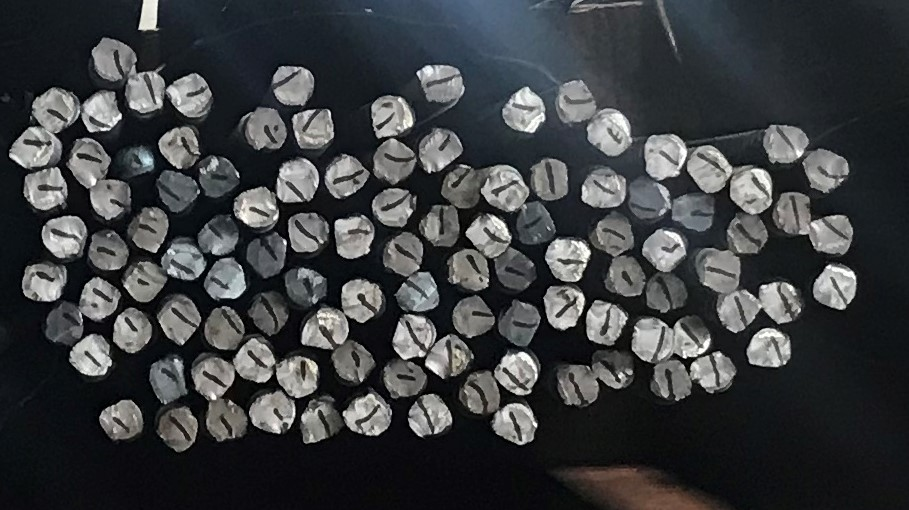
#> input picture Python scipts/IMG_23421.jpg, 909 x 510 px
$ python segmentation.py
#> lines starting #> are read from the running program, lines starting #| are printed output that depends on the picture; after the words box and inside, x2 and y2 are one past the last pixel; in counts of white or black regions, pixels touching at a corner belong together
import numpy as np
import cv2
import matplotlib.pyplot as plt

img_g=cv2.imread('IMG_23421.jpg',cv2.IMREAD_COLOR)
#> img_g is the input picture: shape (510, 909, 3); mean B, G, R 64.5, 62.3, 60
img=cv2.cvtColor(img_g,cv2.COLOR_BGR2GRAY)

kernel=np.ones((5,5),np.uint8)


ret,thresh=cv2.threshold(img,80,255,cv2.THRESH_BINARY)
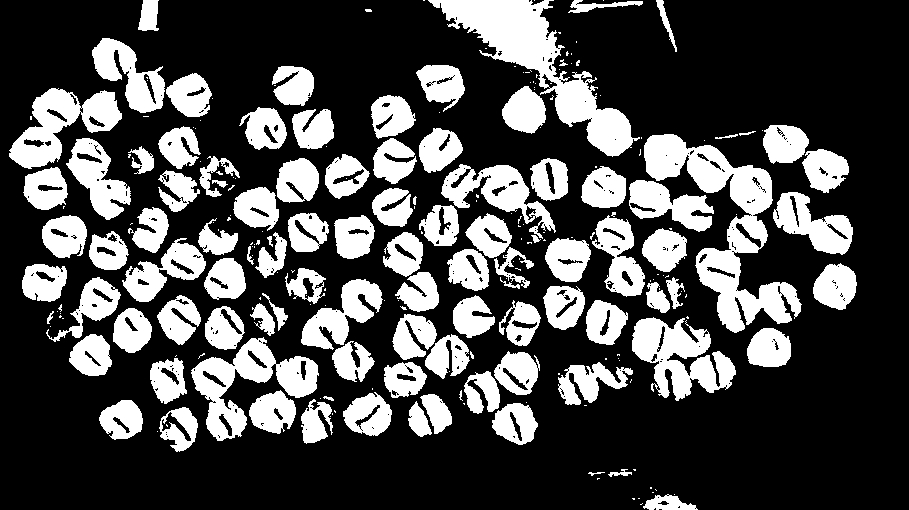
#> thresh: shape (510, 909); 29.1% white; 246 white regions (144 under 20 px), largest, box (x1, y1, x2, y2) and area: (644, 134, 802, 333) 9798, (428, 0, 640, 157) 9032, (191, 337, 319, 441) 4908
dilate=cv2.dilate(thresh,kernel,2)
#> dilate: shape (510, 909); 41.1% white; 37 white regions, largest, box (x1, y1, x2, y2) and area: (381, 0, 855, 439) 74315, (155, 291, 338, 446) 14840, (40, 213, 248, 304) 9500
ret,thresh1=cv2.threshold(dilate,127,255,cv2.THRESH_BINARY)

sure_bg = cv2.dilate(thresh1,kernel,iterations=3)
#> sure_bg: shape (510, 909); 59.2% white; 50 black regions (16 under 20 px), largest, box (x1, y1, x2, y2) and area: (0, 0, 909, 510) 153469, (138, 0, 592, 180) 28915, (749, 239, 817, 282) 1544
dist_transform = cv2.distanceTransform(thresh1,cv2.DIST_L1,3)
ret, sure_fg = cv2.threshold(dist_transform,0.03*dist_transform.max(),255,0)
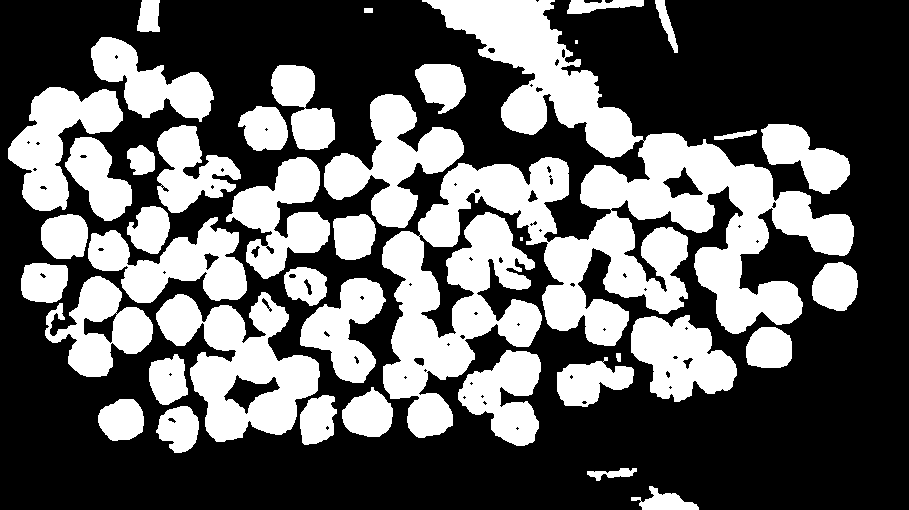
#> sure_fg: shape (510, 909) float32; 37.8% white; 41 white regions (2 under 20 px), largest, box (x1, y1, x2, y2) and area: (382, 0, 854, 438) 67348, (156, 292, 320, 442) 12326, (324, 94, 464, 228) 8064
#> ret = 1.44

sure_fg = np.uint8(sure_fg)
unknown = cv2.subtract(sure_bg,sure_fg)
#> unknown: shape (510, 909); 21.4% white; 72 white regions (53 under 20 px), largest, box (x1, y1, x2, y2) and area: (1, 0, 865, 460) 94283, (580, 461, 706, 510) 2131, (224, 375, 280, 414) 827

ret, markers = cv2.connectedComponents(sure_fg)
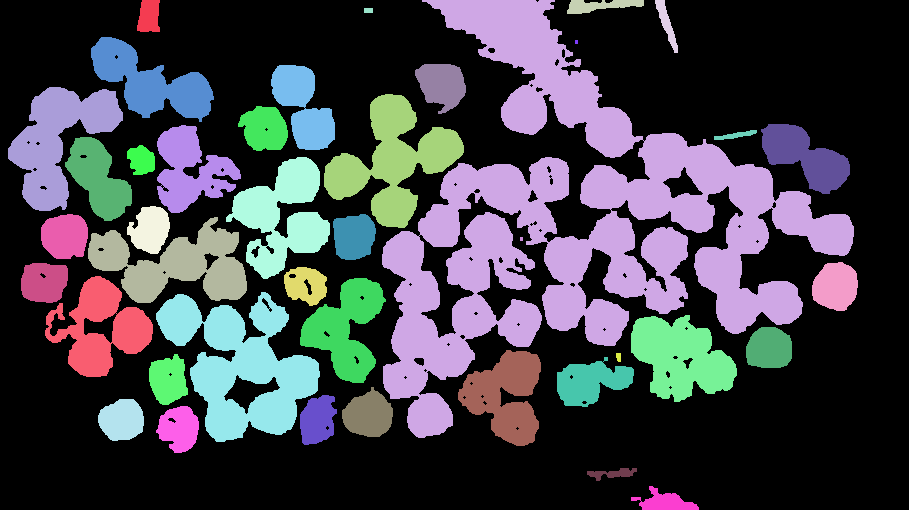
#> markers: shape (510, 909) int32; 42 distinct labels, from 0 to 41; one colour per label, 0 black
#> ret = 42
markers = markers+1
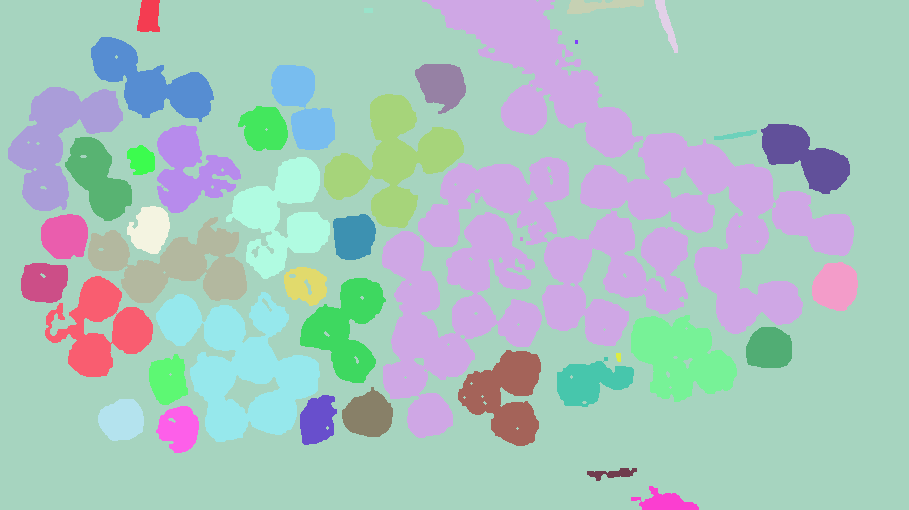
#> markers: shape (510, 909) int32; 42 distinct labels, from 1 to 42; one colour per label, 0 black
markers[unknown==255] = 0
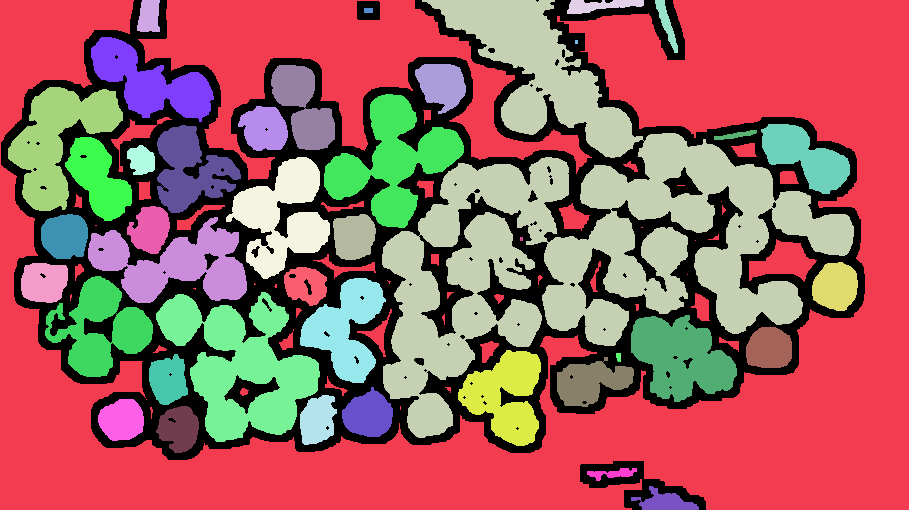
#> markers: shape (510, 909) int32; 43 distinct labels, from 0 to 42; one colour per label, 0 black

markers = cv2.watershed(img_g,markers)
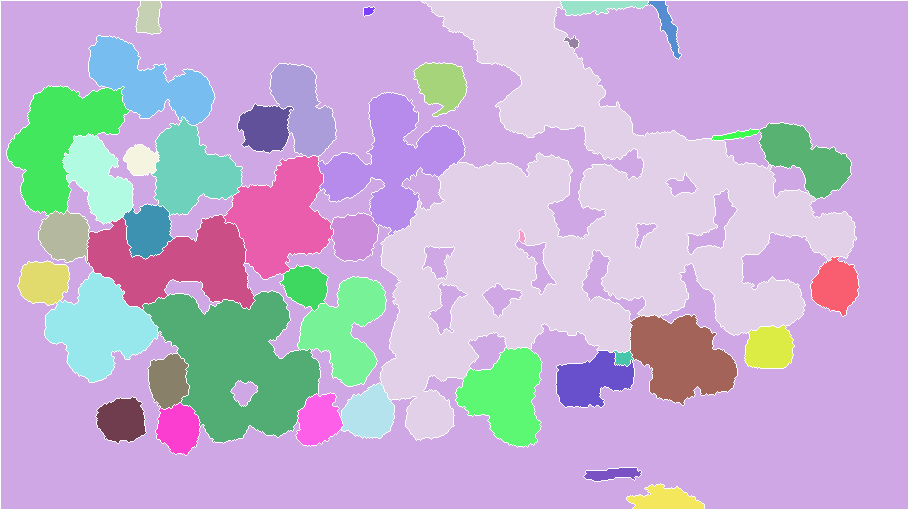
#> markers: shape (510, 909) int32; 43 distinct labels, from -1 to 42; one colour per label, 0 black, -1 white
img_g[markers == -1] = [255,0,0]
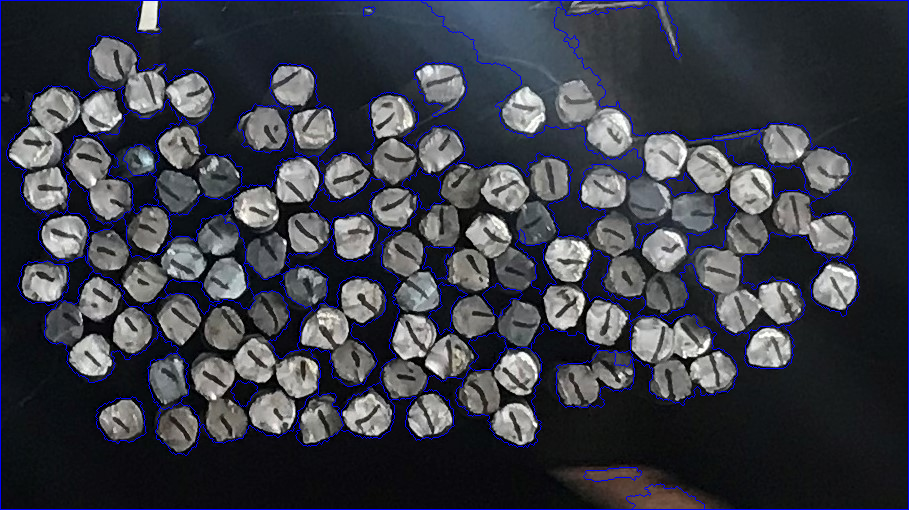
#> img_g: shape (510, 909, 3); 3.08% of pixels changed, all inside (x1, y1, x2, y2) = (0, 0, 909, 510)

plt.imshow(img_g, cmap='jet')
plt.show()

#cv2.namedWindow('figure',cv2.WINDOW_KEEPRATIO)
#cv2.imshow('figure',unknown)

$ run again, with Python scipts/IMG_231.JPG copied over Python scipts/IMG_23421.jpg
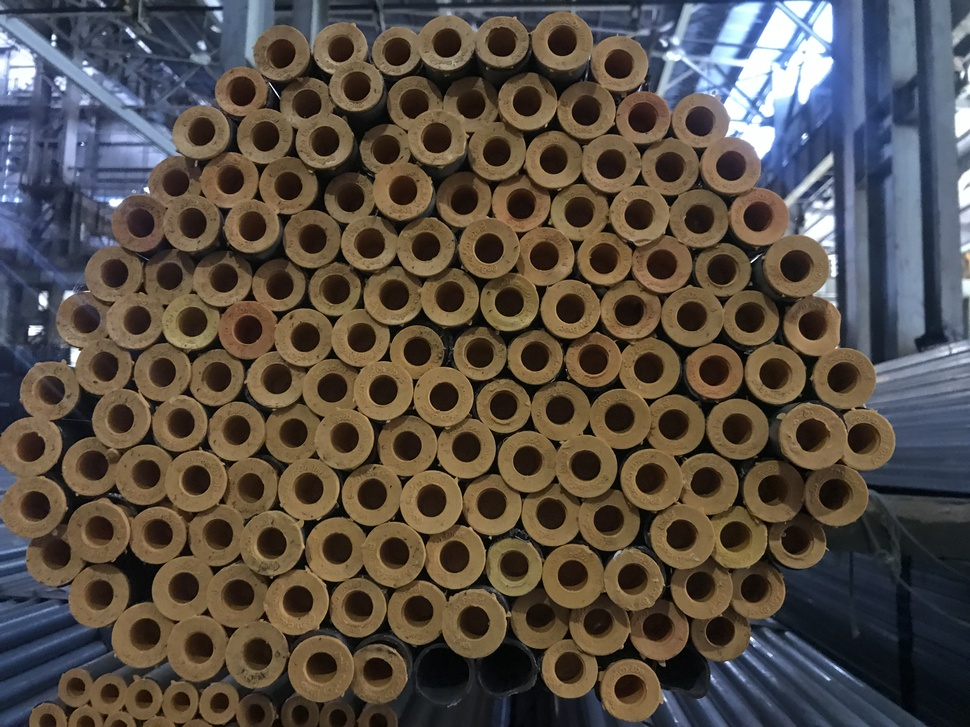
#> input picture Python scipts/IMG_231.JPG, 970 x 727 px, shrunk from 4032 x 3024 before the run
#> img_g is the input picture: shape (727, 970, 3); mean B, G, R 69.9, 77.9, 86.2
#> thresh: shape (727, 970); 52.7% white; 995 black regions (772 under 20 px), largest, box (x1, y1, x2, y2) and area: (0, 0, 970, 727) 168221, (0, 79, 119, 437) 14812, (854, 0, 949, 365) 14705
#> dilate: shape (727, 970); 69.6% white; 479 black regions (165 under 20 px), largest, box (x1, y1, x2, y2) and area: (646, 383, 970, 727) 52233, (231, 619, 675, 727) 18290, (856, 0, 947, 362) 10575
#> sure_bg: shape (727, 970); 90.9% white; 208 black regions (26 under 20 px), largest, box (x1, y1, x2, y2) and area: (782, 453, 970, 727) 32346, (249, 647, 610, 727) 11482, (763, 683, 845, 727) 1887
#> `ret, sure_fg = cv2.threshold(dist_transform,0.03*dist_transform.max(),..`: ret = 2.43
#> unknown: shape (727, 970); 31% white; 398 white regions (23 under 20 px), largest, box (x1, y1, x2, y2) and area: (627, 381, 970, 727) 22838, (854, 0, 949, 364) 12857, (0, 141, 111, 433) 9587
#> `ret, markers = cv2.connectedComponents(sure_fg)`:
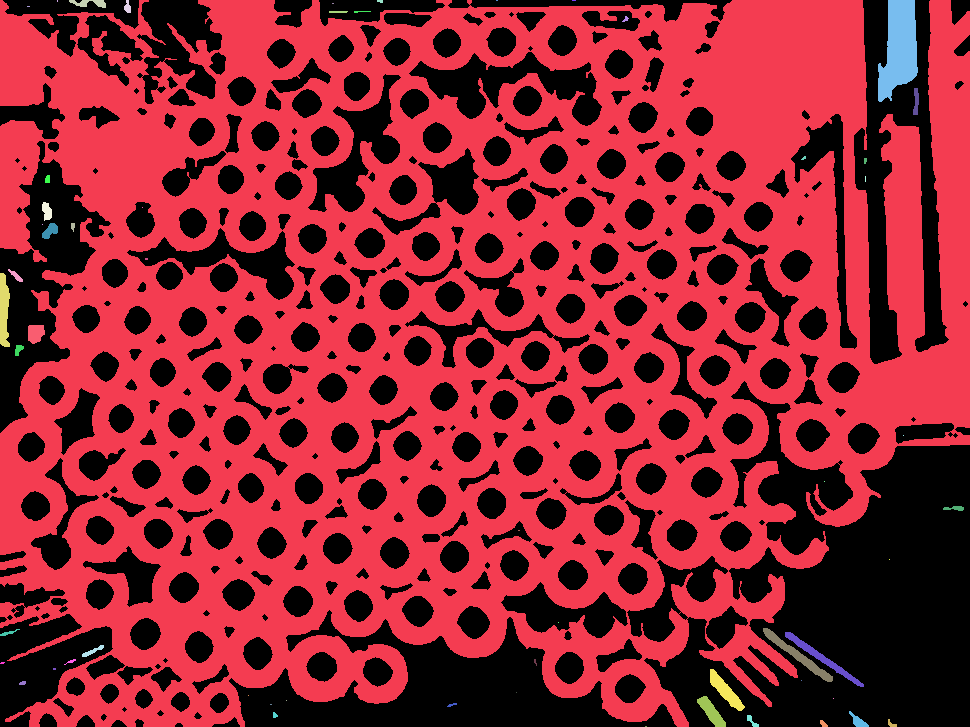
#> markers: shape (727, 970) int32; 59 distinct labels, from 0 to 58; one colour per label, 0 black
#> `ret, markers = cv2.connectedComponents(sure_fg)`: ret = 59
#> `img_g[markers == -1] = [255,0,0]`:
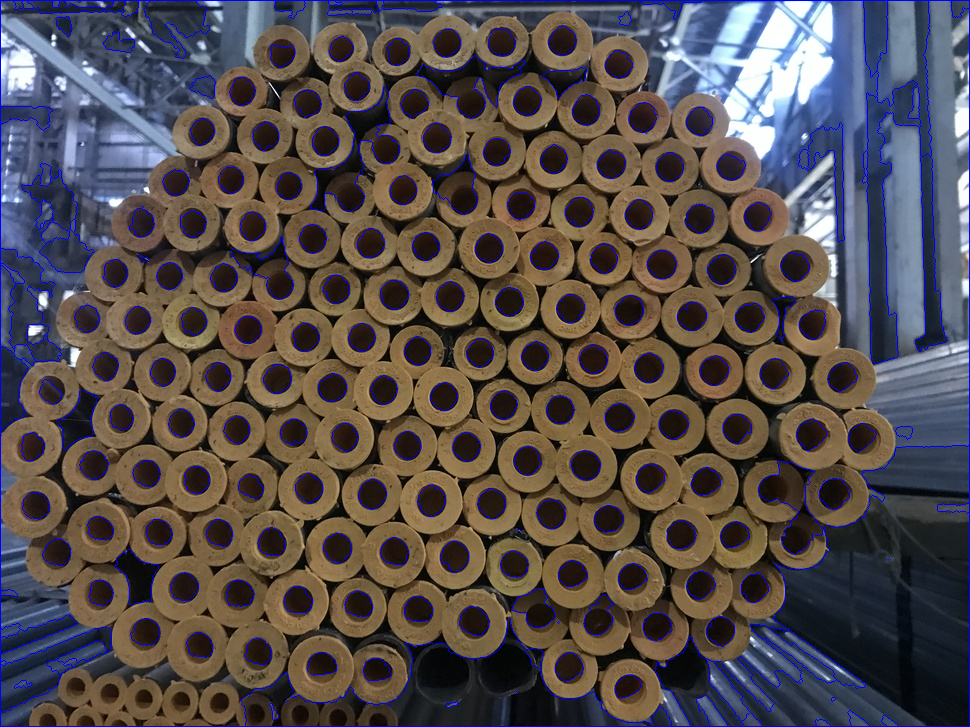
#> img_g: shape (727, 970, 3); 3.32% of pixels changed, all inside (x1, y1, x2, y2) = (0, 0, 970, 727)

$ run again, with Python scipts/IMG_23121.jpg copied over Python scipts/IMG_23421.jpg
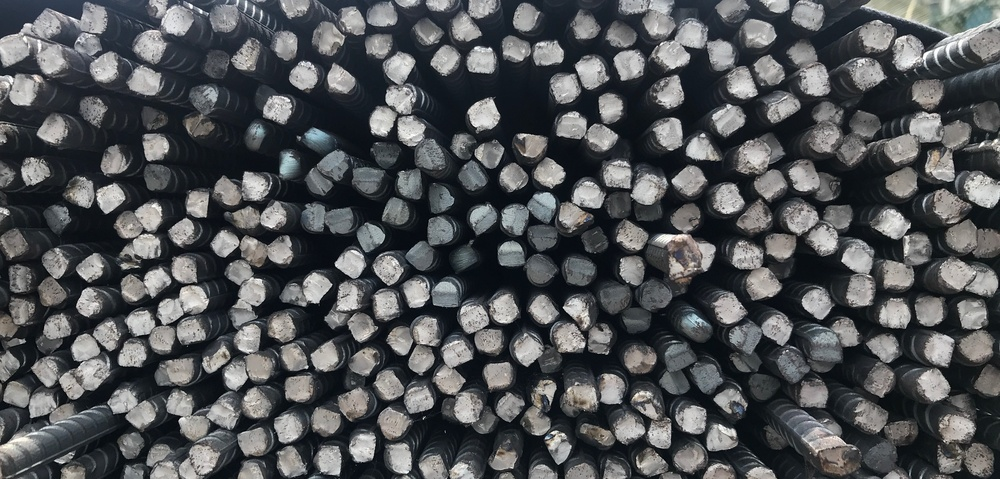
#> input picture Python scipts/IMG_23121.jpg, 1000 x 479 px, shrunk from 3892 x 1865 before the run
#> img_g is the input picture: shape (479, 1000, 3); mean B, G, R 85.9, 83.4, 80.9
#> thresh: shape (479, 1000); 42% white; 875 white regions (598 under 20 px), largest, box (x1, y1, x2, y2) and area: (860, 0, 1000, 74) 6063, (0, 2, 165, 97) 5873, (210, 230, 294, 391) 5037
#> dilate: shape (479, 1000); 62.3% white; 122 black regions (82 under 20 px), largest, box (x1, y1, x2, y2) and area: (0, 0, 1000, 479) 165009, (942, 290, 1000, 479) 2970, (294, 398, 404, 479) 2420
#> sure_bg: shape (479, 1000); 92.3% white; 127 black regions (43 under 20 px), largest, box (x1, y1, x2, y2) and area: (0, 62, 289, 249) 8860, (421, 70, 548, 134) 3645, (298, 44, 378, 155) 2338
#> `ret, sure_fg = cv2.threshold(dist_transform,0.03*dist_transform.max(),..`: ret = 2.01
#> unknown: shape (479, 1000); 42.2% white; 57 white regions (10 under 20 px), largest, box (x1, y1, x2, y2) and area: (0, 0, 1000, 479) 186653, (292, 392, 406, 479) 3266, (90, 0, 161, 65) 1912
#> `ret, markers = cv2.connectedComponents(sure_fg)`:
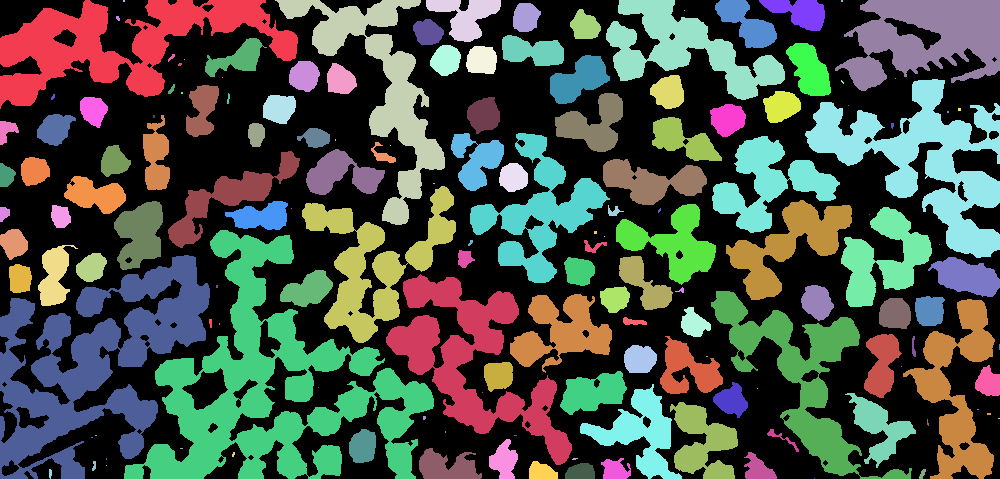
#> markers: shape (479, 1000) int32; 153 distinct labels, from 0 to 152; one colour per label, 0 black
#> `ret, markers = cv2.connectedComponents(sure_fg)`: ret = 153
#> `img_g[markers == -1] = [255,0,0]`:
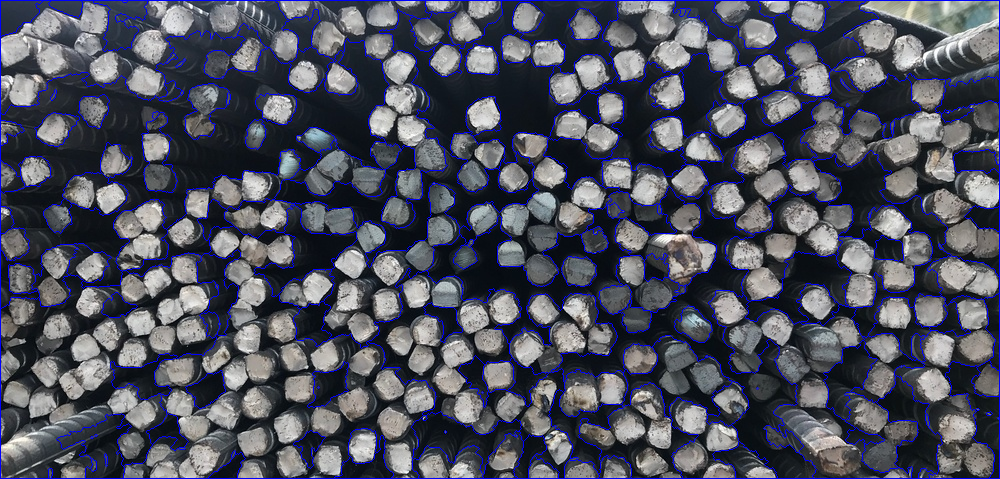
#> img_g: shape (479, 1000, 3); 5% of pixels changed, all inside (x1, y1, x2, y2) = (0, 0, 1000, 479)
